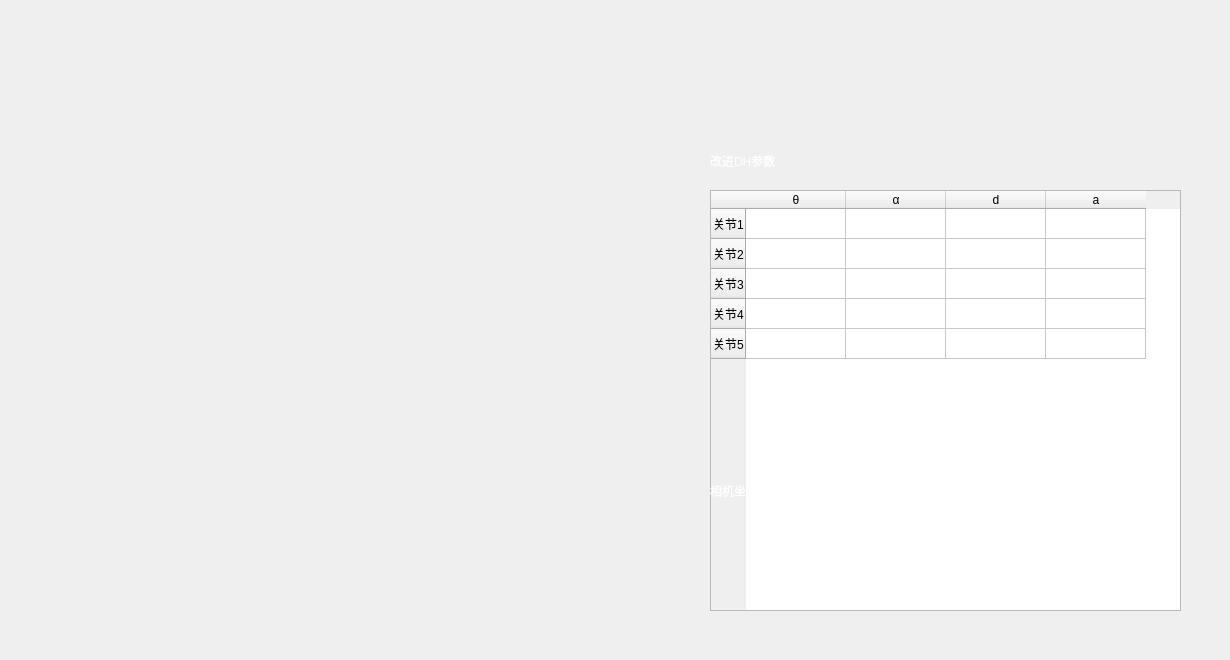
     <widget class="QWidget" name="tab_1_19">
      <attribute name="title">
       <string>机械臂模型</string>
      </attribute>
      <widget class="QLabel" name="label_163">
       <property name="geometry">
        <rect>
         <x>60</x>
         <y>100</y>
         <width>550</width>
         <height>550</height>
        </rect>
       </property>
       <property name="text">
        <string/>
       </property>
       <property name="pixmap">
        <pixmap resource="../resource/1.qrc">:/1/robotarm(1).png</pixmap>
       </property>
       <property name="scaledContents">
        <bool>true</bool>
       </property>
      </widget>
      <widget class="QWidget" name="widget_30" native="true">
       <property name="geometry">
        <rect>
         <x>700</x>
         <y>110</y>
         <width>521</width>
         <height>541</height>
        </rect>
       </property>
       <widget class="QLabel" name="label_164">
        <property name="geometry">
         <rect>
          <x>10</x>
          <y>20</y>
          <width>271</width>
          <height>61</height>
         </rect>
        </property>
        <property name="styleSheet">
         <string notr="true">color: rgb(255, 255, 255);
font: 14pt &quot;微软雅黑&quot;;
border:0px solid
</string>
        </property>
        <property name="text">
         <string>改进DH参数</string>
        </property>
       </widget>
       <widget class="QTableWidget" name="tableWidget_6">
        <property name="geometry">
         <rect>
          <x>10</x>
          <y>80</y>
          <width>471</width>
          <height>421</height>
         </rect>
        </property>
        <row>
         <property name="text">
          <string>关节1</string>
         </property>
        </row>
        <row>
         <property name="text">
          <string>关节2</string>
         </property>
        </row>
        <row>
         <property name="text">
          <string>关节3</string>
         </property>
        </row>
        <row>
         <property name="text">
          <string>关节4</string>
         </property>
        </row>
        <row>
         <property name="text">
          <string>关节5</string>
         </property>
        </row>
        <column>
         <property name="text">
          <string>θ</string>
         </property>
        </column>
        <column>
         <property name="text">
          <string>α</string>
         </property>
        </column>
        <column>
         <property name="text">
          <string>d</string>
         </property>
        </column>
        <column>
         <property name="text">
          <string>a</string>
         </property>
        </column>
       </widget>
       <widget class="QLabel" name="label_165">
        <property name="geometry">
         <rect>
          <x>10</x>
          <y>350</y>
          <width>271</width>
          <height>61</height>
         </rect>
        </property>
        <property name="styleSheet">
         <string notr="true">color: rgb(255, 255, 255);
font: 14pt &quot;微软雅黑&quot;;
border:0px solid
</string>
        </property>
        <property name="text">
         <string>相机坐标系——基准坐标其转换矩阵</string>
        </property>
       </widget>
      </widget>
     </widget>
